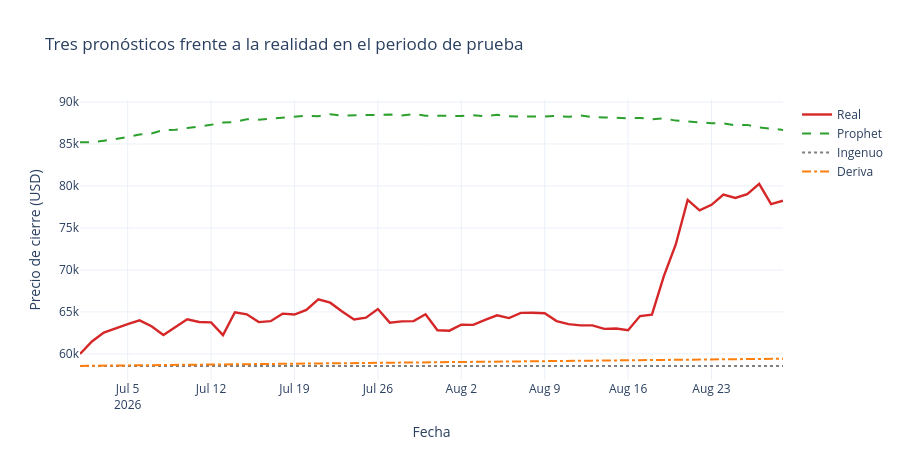

Notebook code for this chart:
### Code cell
fig = go.Figure()
fig.add_trace(go.Scatter(x=comparacion["ds"], y=comparacion["y_real"], mode="lines",
                         name="Real", line=dict(color="#d62728", width=2.4)))
fig.add_trace(go.Scatter(x=comparacion["ds"], y=comparacion["yhat"], mode="lines",
                         name="Prophet", line=dict(color="#2ca02c", width=2, dash="dash")))
fig.add_trace(go.Scatter(x=comparacion["ds"], y=pred_naive, mode="lines",
                         name="Ingenuo", line=dict(color="#7f7f7f", width=2, dash="dot")))
fig.add_trace(go.Scatter(x=comparacion["ds"], y=pred_drift, mode="lines",
                         name="Deriva", line=dict(color="#ff7f0e", width=2, dash="dashdot")))
fig.update_layout(
    title="Tres pronósticos frente a la realidad en el periodo de prueba",
    xaxis_title="Fecha", yaxis_title="Precio de cierre (USD)",
    template="plotly_white", height=460, hovermode="x unified",
)
fig.show()
